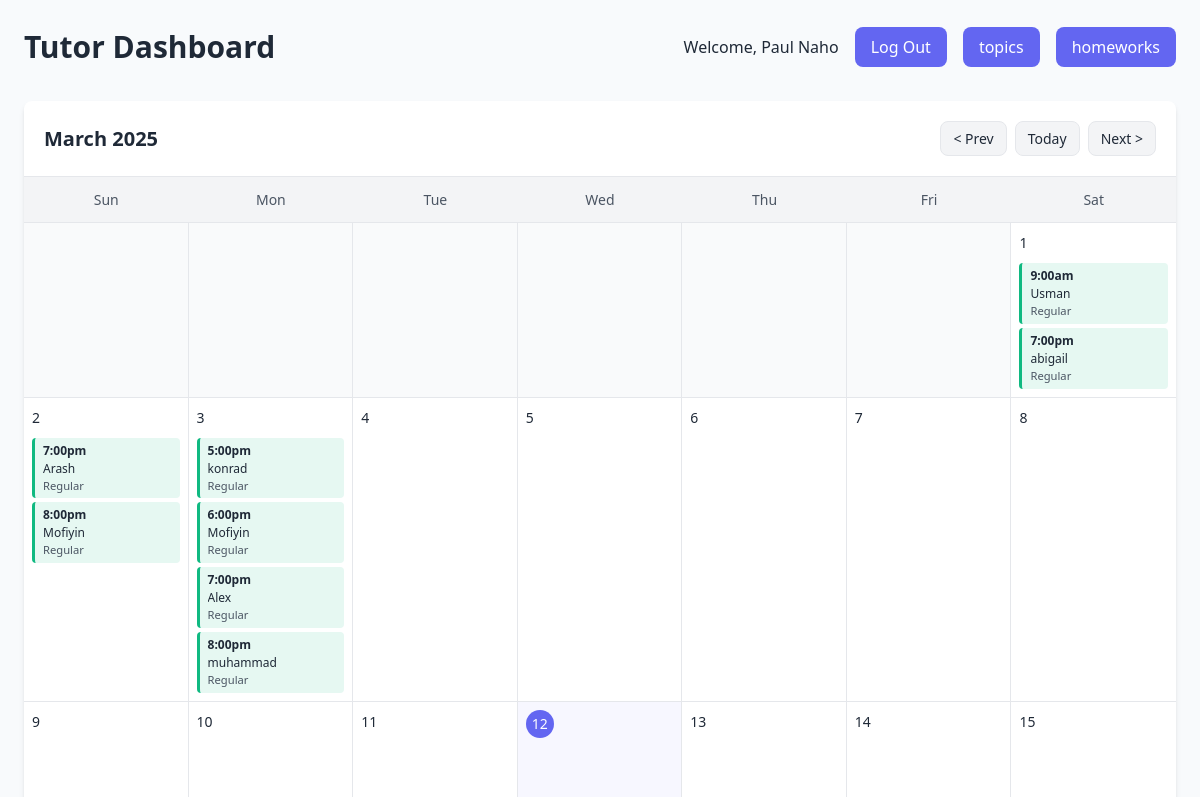
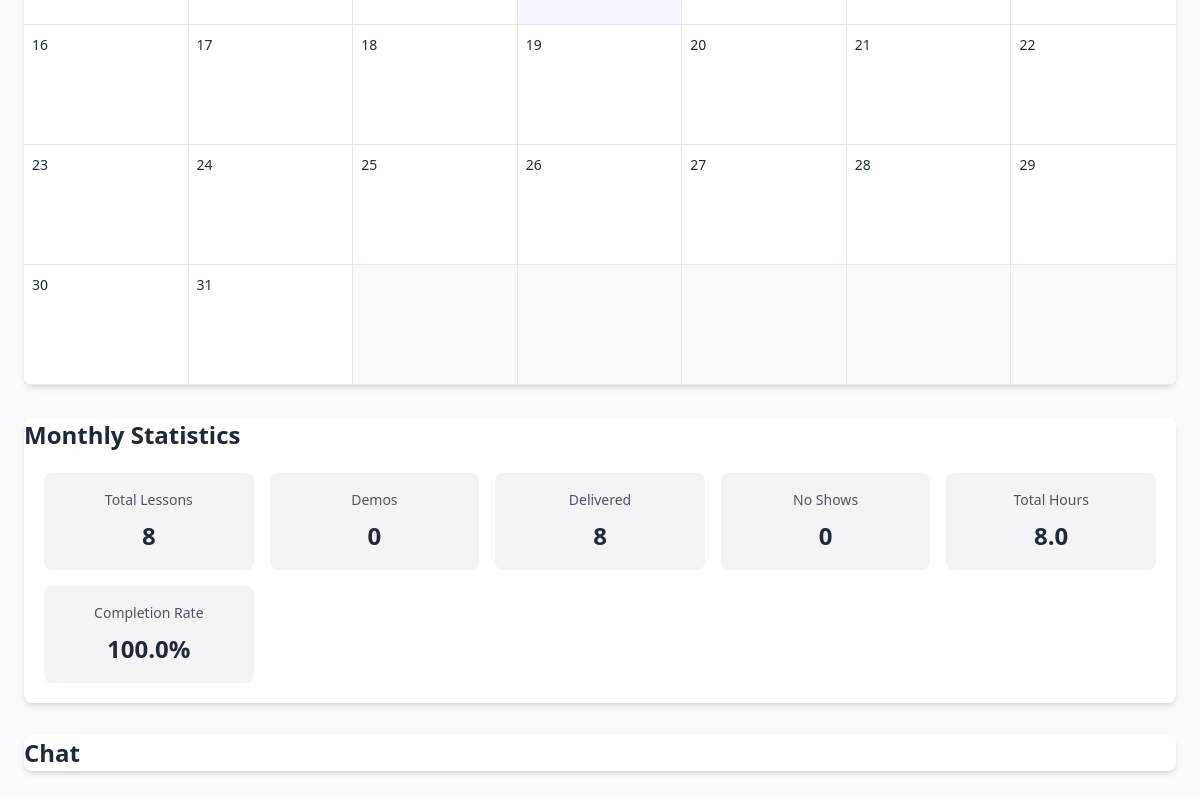
The app's page /tracker/tutor-dashboard.php (signed in), older data (2 pictures, top to bottom).
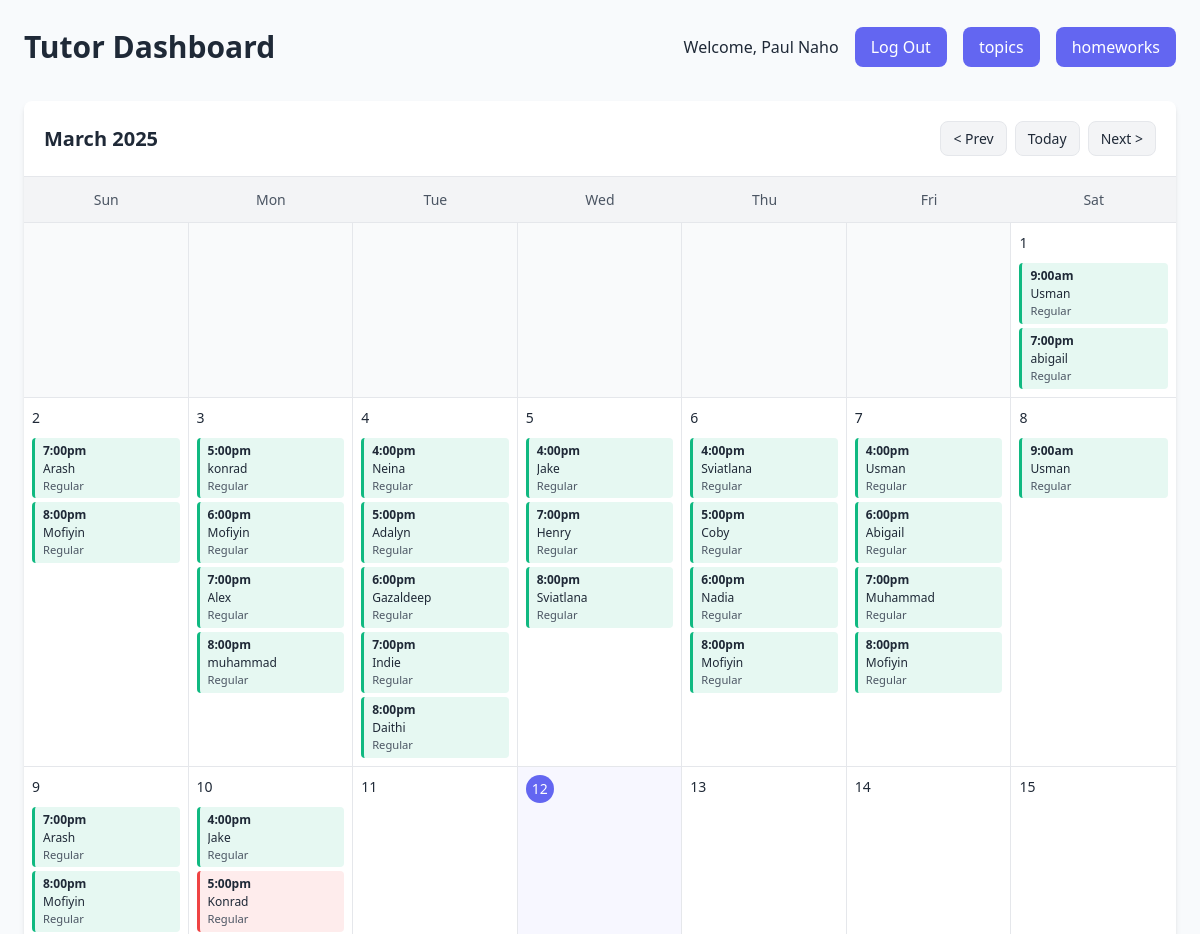
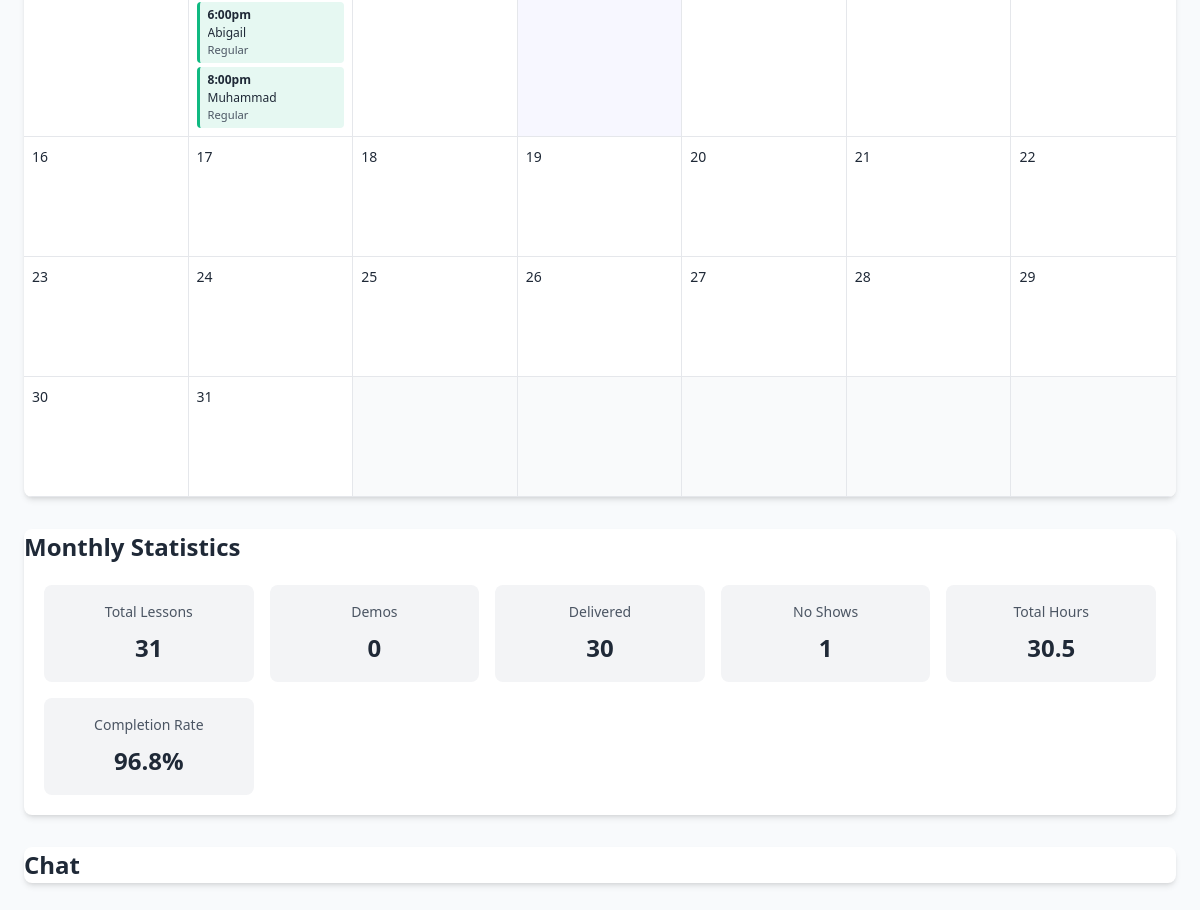
The same page, newer data (2 pictures, top to bottom).
### tables this page shows
CREATE TABLE IF NOT EXISTS `lessons` (
  `id` int NOT NULL AUTO_INCREMENT,
  `tutor_id` int NOT NULL,
  `student_name` varchar(100) NOT NULL,
  `lesson_date` date NOT NULL,
  `start_time` time NOT NULL,
  `end_time` time NOT NULL,
  `lesson_type` enum('Regular','Demo','Catchup') NOT NULL,
  `session_status` enum('Scheduled','Delivered','No Show','Cancelled','Rescheduled') NOT NULL,
  `notes` text,
  `created_at` timestamp NOT NULL DEFAULT CURRENT_TIMESTAMP,
  `updated_at` timestamp NOT NULL DEFAULT CURRENT_TIMESTAMP ON UPDATE CURRENT_TIMESTAMP,
  PRIMARY KEY (`id`),
  KEY `idx_lessons_date` (`lesson_date`),
  KEY `idx_lessons_tutor_date` (`tutor_id`,`lesson_date`)
);

### tracker/tutor-dashboard.php (the view, shortened to what the changed rows need)
<?php
require_once 'db_connect.php';
$tutorId = $_SESSION['tutor_id'];
$month = isset($_GET['month']) ? intval($_GET['month']) : intval(date('m'));
$year = isset($_GET['year']) ? intval($_GET['year']) : intval(date('Y'));
$firstDayOfMonth = mktime(0, 0, 0, $month, 1, $year);
$numberDays = date('t', $firstDayOfMonth);
$dateComponents = getdate($firstDayOfMonth);
$monthName = $dateComponents['month'];
$dayOfWeek = $dateComponents['wday'];
$stmt = $conn->prepare("
    SELECT * FROM lessons
    WHERE tutor_id = ?
    AND MONTH(lesson_date) = ?
    AND YEAR(lesson_date) = ?
    ORDER BY lesson_date, start_time
");
$stmt->bind_param("iii", $tutorId, $month, $year);
$stmt->execute();
$result = $stmt->get_result();
$lessons = [];
while ($row = $result->fetch_assoc()) {
    $lessonDate = date('j', strtotime($row['lesson_date']));
    if (!isset($lessons[$lessonDate])) {
        $lessons[$lessonDate] = [];
    }
    $lessons[$lessonDate][] = $row;
}
?>
<!DOCTYPE html>
<html lang="en">
<head>
    <link rel="stylesheet" href="stile.css">
</head>
<body>
    <div class="container">
        <div class="header">
            <h1 class="title">Tutor Dashboard</h1>
        </div>
        <div class="card">
            <div class="calendar-header">
                <h2><?php echo $monthName . " " . $year; ?></h2>
            </div>
            <div class="calendar">
                <div class="calendar-days">
                    <?php
                    for ($i = 0; $i < $dayOfWeek; $i++) {
                        echo '<div class="calendar-day empty"></div>';
                    }
                    for ($day = 1; $day <= $numberDays; $day++) {
                        $isToday = ($day == date('j') && $month == date('m') && $year == date('Y'));
                        $dayClass = $isToday ? 'calendar-day today' : 'calendar-day';
                        echo '<div class="' . $dayClass . '">';
                        echo '<div class="day-header">';
                        echo '<span class="day-number">' . $day . '</span>';
                        echo '</div>';
                        if (isset($lessons[$day]) && !empty($lessons[$day])) {
                            echo '<div class="day-lessons">';
                            foreach ($lessons[$day] as $lesson) {
                                $startTime = date('g:ia', strtotime($lesson['start_time']));
                                $statusClass = strtolower(str_replace(' ', '-', $lesson['session_status']));
                                echo '<div class="lesson-item ' . $statusClass . '">';
                                echo '<div class="lesson-time">' . $startTime . '</div>';
                                echo '<div class="lesson-student">' . htmlspecialchars($lesson['student_name']) . '</div>';
                                echo '<div class="lesson-type">' . htmlspecialchars($lesson['lesson_type']) . '</div>';
                                echo '</div>';
                            }
                            echo '</div>';
                        }
                        echo '</div>';
                    }
                    $remainingDays = 7 - (($dayOfWeek + $numberDays) % 7);
                    if ($remainingDays < 7) {
                        for ($i = 0; $i < $remainingDays; $i++) {
                            echo '<div class="calendar-day empty"></div>';
                        }
                    }
                    ?>
                </div>
            </div>
        </div>
        <div class="card">
            <h2>Monthly Statistics</h2>
            <div class="result-grid">
                <?php
                $totalLessons = 0;
                $totalDelivered = 0;
                $totalNoShow = 0;
                $totalHours = 0;
                $stmt = $conn->prepare("
                    SELECT
                        COUNT(*) as total,
                        SUM(CASE WHEN session_status = 'Delivered' THEN 1 ELSE 0 END) as delivered,
                        SUM(CASE WHEN session_status LIKE '%No Show%' THEN 1 ELSE 0 END) as no_show,
                        SUM(CASE WHEN lesson_type = 'Demo' THEN 1 ELSE 0 END) as demos,
                        SUM(CASE
                            WHEN lesson_type = 'Demo' THEN 0.5
                            WHEN session_status = 'Delivered' THEN TIMESTAMPDIFF(MINUTE, start_time, end_time) / 60
                            WHEN session_status LIKE '%No Show%' THEN 0.5
                            WHEN session_status LIKE '%Cancelled%' THEN 0.5
                            ELSE 0
                        END) as total_hours
                    FROM lessons
                    WHERE tutor_id = ?
                    AND MONTH(lesson_date) = ?
                    AND YEAR(lesson_date) = ?
                ");
                $stmt->bind_param("iii", $tutorId, $month, $year);
                $stmt->execute();
                $stats = $stmt->get_result()->fetch_assoc();
                if ($stats) {
                    $totalLessons = $stats['total'];
                    $totalDelivered = $stats['delivered'];
                    $totalNoShow = $stats['no_show'];
                    $totalHours = $stats['total_hours'];
                }
                ?>
                <div class="stat-card">
                    <div class="stat-title">Total Lessons</div>
                    <div class="stat-value"><?php echo $totalLessons; ?></div>
                </div>
                <div class="stat-card">
                    <div class="stat-title">Delivered</div>
                    <div class="stat-value"><?php echo $totalDelivered; ?></div>
                </div>
                <div class="stat-card">
                    <div class="stat-title">No Shows</div>
                    <div class="stat-value"><?php echo $totalNoShow; ?></div>
                </div>
                <div class="stat-card">
                    <div class="stat-title">Total Hours</div>
                    <div class="stat-value"><?php echo number_format($totalHours, 1); ?></div>
                </div>
                <div class="stat-card">
                    <div class="stat-title">Completion Rate</div>
                    <div class="stat-value"><?php echo $totalLessons > 0 ? number_format(($totalDelivered / $totalLessons) * 100, 1) . '%' : '0%'; ?></div>
                </div>
            </div>
        </div>
    </div>
    <div class="card">
    <h2>Chat</h2>
    </div>
</body>
</html>

Row changes from the older to the newer data that the page shows:
added lessons: start_time "4:00pm", student_name "Neina", lesson_type "Regular"
added lessons: start_time "5:00pm", student_name "Adalyn", lesson_type "Regular"
added lessons: start_time "6:00pm", student_name "Gazaldeep", lesson_type "Regular"
added lessons: start_time "7:00pm", student_name "Indie", lesson_type "Regular"
added lessons: start_time "8:00pm", student_name "Daithi", lesson_type "Regular"
added lessons: start_time "4:00pm", student_name "Jake", lesson_type "Regular"
added lessons: start_time "7:00pm", student_name "Henry", lesson_type "Regular"
added lessons: start_time "8:00pm", student_name "Sviatlana", lesson_type "Regular"
added lessons: start_time "4:00pm", student_name "Sviatlana", lesson_type "Regular"
added lessons: start_time "5:00pm", student_name "Coby", lesson_type "Regular"
added lessons: start_time "6:00pm", student_name "Nadia", lesson_type "Regular"
added lessons: start_time "8:00pm", student_name "Mofiyin", lesson_type "Regular"
added lessons: start_time "4:00pm", student_name "Usman", lesson_type "Regular"
added lessons: start_time "6:00pm", student_name "Abigail", lesson_type "Regular"
added lessons: start_time "7:00pm", student_name "Muhammad", lesson_type "Regular"
added lessons: start_time "8:00pm", student_name "Mofiyin", lesson_type "Regular"
added lessons: start_time "9:00am", student_name "Usman", lesson_type "Regular"
added lessons: start_time "7:00pm", student_name "Arash", lesson_type "Regular"
added lessons: start_time "8:00pm", student_name "Mofiyin", lesson_type "Regular"
added lessons: start_time "4:00pm", student_name "Jake", lesson_type "Regular"
added lessons: start_time "5:00pm", student_name "Konrad", lesson_type "Regular", session_status "No Show" (drawn)
added lessons: start_time "6:00pm", student_name "Abigail", lesson_type "Regular"
added lessons: start_time "8:00pm", student_name "Muhammad", lesson_type "Regular"
Text that changed along with them:
$totalLessons: "8" → "31"
$totalDelivered: "8" → "30"
$totalNoShow: "0" → "1"
$totalHours: "8.0" → "30.5"
text no longer shown: "100.0"
text now shown: "96.8"
